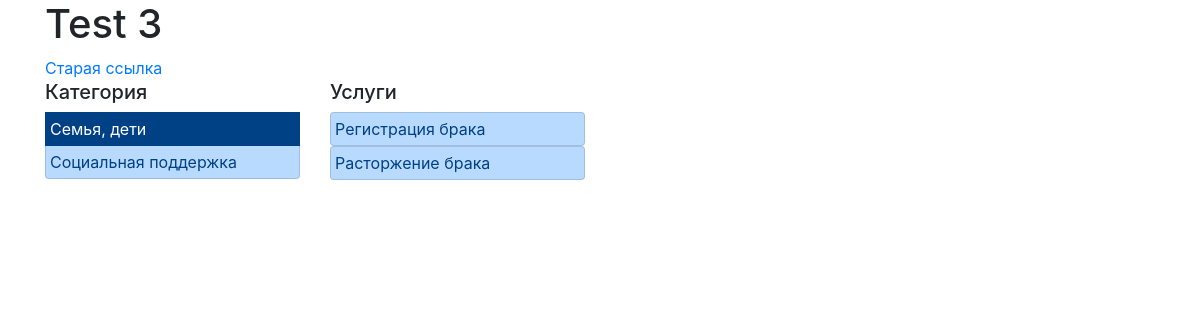
Screenshot of /uslugi/1/0/ with the database file from the repository.
### rep_test_00/models.py (models this page shows)
class CatUslugi(models.Model):
	name = models.CharField(max_length=50, verbose_name='Наименование категории')
	def __str__(self):
		return self.name
	class Meta:
		verbose_name_plural = 'Категории услуг'
		verbose_name = 'Категория услуг'

class VidUslugi(models.Model):
	cat_usl = models.ForeignKey(CatUslugi, null=True, on_delete=models.PROTECT, verbose_name='Категория услуги')
	name = models.CharField(max_length=50, verbose_name='Наименование вида')
	pod_otr_txt = models.CharField(max_length=50, null=True, blank=True, verbose_name='Подотрасли (через запятую)')
	def __str__(self):
		return self.name
	class Meta:
		verbose_name_plural = 'Виды услуг'
		verbose_name = 'Вид услуги'

### rep_test_00/views.py (the view)
# urls.py: path('uslugi/<int:cat_usl_id>/<int:vid_usl_id>/', select_uslugi),
def select_uslugi(request, cat_usl_id, vid_usl_id):
	context = filter_uslugi(request, cat_usl_id, vid_usl_id)
	return render(request, 'org_selector/index_3.html', context)

### rep_test_00/my_func.py (called while the page is built)
def filter_uslugi(request, cat_usl_id, vid_usl_id):
	cur_cat_usl = cat_usl_id
	cur_vid_usl = vid_usl_id
	cat_usl = CatUslugi.objects.all()
	vid_usl = VidUslugi.objects.filter(cat_usl=cur_cat_usl)
	curvid_usl = VidUslugi.objects.filter(id=cur_vid_usl)
	if len(curvid_usl) == 1:
		test = curvid_usl[0].pod_otr_txt.split(',')
		pod_otr_usl = PodOtrasl.objects.filter(pk__in=curvid_usl[0].pod_otr_txt.split(','))
		name_usl = curvid_usl[0].name
		cur_usl = Uslugi.objects.get(vid_uslugi=cur_vid_usl)
	else:
		test = 0
		pod_otr_usl = None
		name_usl = ''
		cur_usl = ''
	return {'cat_usl':cat_usl, 'vid_usl':vid_usl, 'cur_cat_usl':cur_cat_usl, 'cur_vid_usl':cur_vid_usl, 'test':test, 'pod_otr_usl':pod_otr_usl, 'cur_usl':cur_usl, 'name_usl':name_usl}

### rep_test_00/templates/org_selector/index_3.html (shortened to what this page needs)
{% load static %}
<html lang="en">
<head>
	<link rel="stylesheet" href="{% static 'org_selector/bootstrap.min.css'%}">
</head>
<body>
<div class="container">
	<div class="row">
		<div class="col-2">
			<h1>Test 3</h1>
			<a href="/0/0/0/0/">Старая ссылка</a>
		</div>
	</div>
	<div class="row">
		<div class="col-lg-3 col-md-3 col-sm-6 mb-1">
			<div class="list-group">
			<h5>Категория</h5>
			{% for ct_usl in cat_usl %}
				{% if ct_usl.id == cur_cat_usl %}
					<a href="/uslugi/{{ ct_usl.id }}/0/" class="list-group-item list-group-item-action list-group-item-primary p-1 active">{{ ct_usl }}</a>
				{% else %}
					<a href="/uslugi/{{ ct_usl.id }}/0/" class="list-group-item list-group-item-action list-group-item-primary p-1">{{ ct_usl }}</a>
				{% endif %}
			{% endfor %}
			</div>
		</div>
		<div class="col-lg-3 col-md-3 col-sm-6 mb-1">
			{% if cur_cat_usl > 0 %}
				<h5>Услуги</h5>
			{% endif %}
			{% for vd_usl in vid_usl %}
				<div class="list-group">
				{% if vd_usl.id == cur_vid_usl %}
					<a href="/uslugi/{{ cur_cat_usl }}/{{ vd_usl.id }}/"  class="list-group-item list-group-item-action list-group-item-primary p-1 active">{{ vd_usl }}</a>
				{% else %}
					<a href="/uslugi/{{ cur_cat_usl }}/{{ vd_usl.id }}/"  class="list-group-item list-group-item-action list-group-item-primary p-1">{{ vd_usl }}</a>
				{% endif %}
				</div>
			{% endfor %}
		</div>
		<div class="col-md-6">
			<div class="row">
				<div class="col-12">
				</div>
			</div>
			<div class="row">
			</div>
		</div>
	</div>
</div>
</body>
</html>

### rows the page displays
CatUslugi: name "Семья, дети"
CatUslugi: name "Социальная поддержка"
VidUslugi: name "Регистрация брака"
VidUslugi: name "Расторжение брака"
